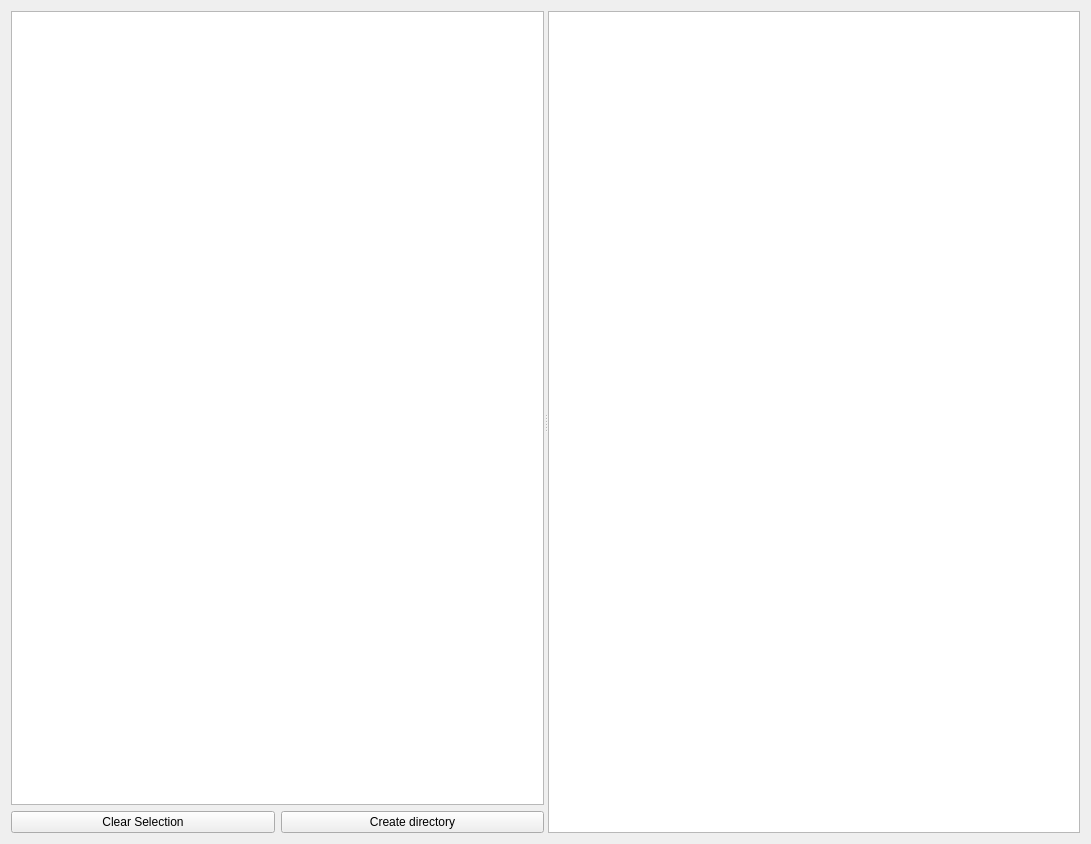
<?xml version="1.0" encoding="UTF-8"?>
<ui version="4.0">
 <class>GUI_DirectoryView</class>
 <widget class="QWidget" name="GUI_DirectoryView">
  <property name="geometry">
   <rect>
    <x>0</x>
    <y>0</y>
    <width>1091</width>
    <height>844</height>
   </rect>
  </property>
  <layout class="QGridLayout" name="gridLayout_2">
   <item row="0" column="0">
    <widget class="QSplitter" name="splitter">
     <property name="orientation">
      <enum>Qt::Horizontal</enum>
     </property>
     <widget class="QWidget" name="verticalLayoutWidget">
      <layout class="QVBoxLayout" name="verticalLayout">
       <item>
        <widget class="Directory::TreeView" name="tvDirs">
         <property name="alternatingRowColors">
          <bool>true</bool>
         </property>
         <property name="verticalScrollMode">
          <enum>QAbstractItemView::ScrollPerPixel</enum>
         </property>
         <property name="autoExpandDelay">
          <number>750</number>
         </property>
         <attribute name="headerVisible">
          <bool>false</bool>
         </attribute>
        </widget>
       </item>
       <item>
        <layout class="QHBoxLayout" name="horizontalLayout">
         <item>
          <widget class="QPushButton" name="btnClearSelection">
           <property name="text">
            <string notr="true">Clear Selection</string>
           </property>
          </widget>
         </item>
         <item>
          <widget class="QPushButton" name="btnCreateDir">
           <property name="text">
            <string notr="true">Create directory</string>
           </property>
          </widget>
         </item>
        </layout>
       </item>
      </layout>
     </widget>
     <widget class="Directory::FileListView" name="lvFiles">
      <property name="tabKeyNavigation">
       <bool>false</bool>
      </property>
      <property name="alternatingRowColors">
       <bool>true</bool>
      </property>
      <property name="selectionBehavior">
       <enum>QAbstractItemView::SelectRows</enum>
      </property>
      <property name="textElideMode">
       <enum>Qt::ElideRight</enum>
      </property>
      <property name="verticalScrollMode">
       <enum>QAbstractItemView::ScrollPerPixel</enum>
      </property>
      <property name="showGrid">
       <bool>false</bool>
      </property>
      <attribute name="horizontalHeaderVisible">
       <bool>false</bool>
      </attribute>
      <attribute name="verticalHeaderVisible">
       <bool>false</bool>
      </attribute>
     </widget>
    </widget>
   </item>
  </layout>
 </widget>
 <customwidgets>
  <customwidget>
   <class>Directory::TreeView</class>
   <extends>QTreeView</extends>
   <header>Gui/Library/DirectoryView/DirectoryTreeView.h</header>
  </customwidget>
  <customwidget>
   <class>Directory::FileListView</class>
   <extends>QTableView</extends>
   <header>Gui/Library/DirectoryView/FileListView.h</header>
  </customwidget>
 </customwidgets>
 <resources/>
 <connections/>
</ui>
